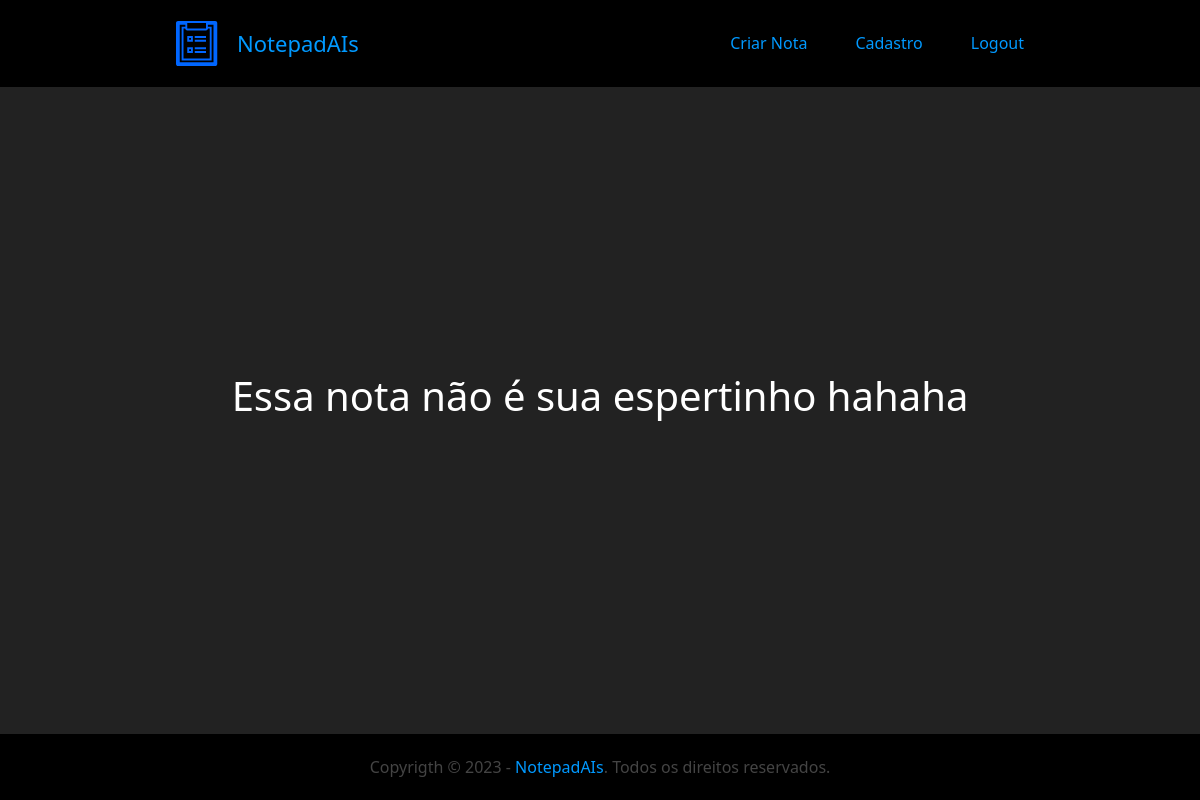
Before: /editar_nota/34/ (signed in) with the older database file.
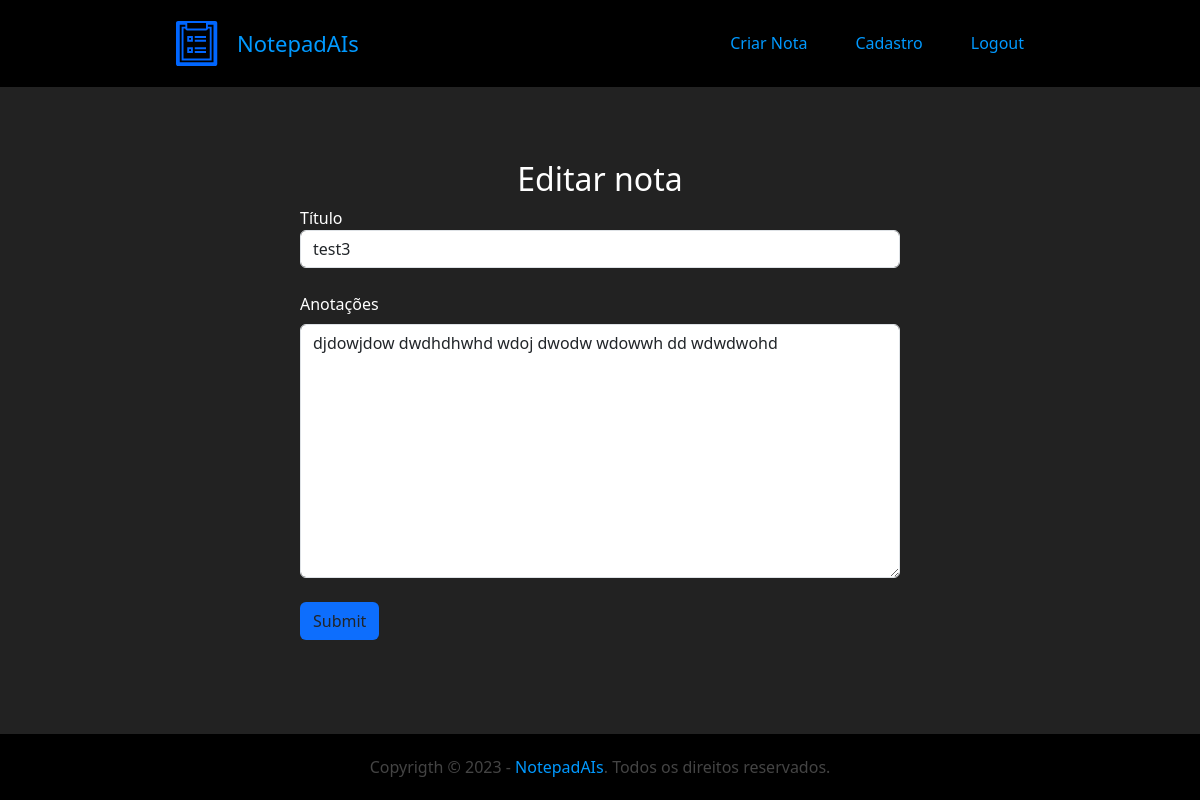
After: the same page with the newer database file.
### main/models.py (models this page shows, shortened)
class Notas(models.Model):
    usuario = models.ForeignKey(User, on_delete=models.DO_NOTHING)
    titulo = models.CharField(max_length=200)
    anotacao = models.TextField()

### main/views.py (the view)
# urls.py: path('editar_nota/<int:id>/', views.editar_nota, name='editar_nota'),
def editar_nota(request, id):
    if request.user.is_authenticated:
        try:
            nota = Notas.objects.filter(usuario=request.user).get(id=id)
        except Notas.DoesNotExist:
            mensagem_erro = 'Essa nota não é sua espertinho hahaha'
            return render(request, 'editar_nota.html', {"mensagem_erro":mensagem_erro})
        if request.method == 'POST':
            titulo = request.POST.get('titulo')
            anotacao = request.POST.get('anotacao')
            nota.titulo = titulo
            nota.anotacao = anotacao
            nota.save()
            return redirect(reverse('notas'))
        else:
            return render(request, 'editar_nota.html', {"nota": nota})
    else:
        mensagem_erro = 'Logue para editar notas!'
        return render(request, 'editar_nota.html', {"mensagem_erro":mensagem_erro})

### main/templates/editar_nota.html (shortened to what this page needs)
{% extends 'base.html' %}
{% load static %}
{% block content %}
<div class="vh-100  d-flex flex-column justify-content-center align-items-center">
    {% if request.user.is_authenticated %}
        {% if nota %}
        <h2>Editar nota</h2>
        <form action="{% url 'editar_nota' nota.id %}" method="POST" class="w-50"> {% csrf_token %}
            <label>Título</label>
            <input type="text" class="form-control" placeholder="Digite aqui seu título" required name="titulo"
                value="{{nota.titulo}}">
            <br>
            <label class="form-label">Anotações</label>
            <textarea class="form-control" rows="10" placeholder="Digite sua anotação" required
                name="anotacao">{{ nota.anotacao }}
            </textarea>
            <br>
            <input type="submit" class="btn bg-primary">
        </form>
        {% else %}
        <h1>{{ mensagem_erro }}</h1>
        {% endif %}
    {% else %}
        <div class="vh-100 d-flex flex-column justify-content-center align-items-center">
            <h1>{{ mensagem_erro }}</h1>
        </div>
    {% endif %}
</div>
{% endblock %}

Changed rows visible on the page:
added Notas: titulo "test3", anotacao "djdowjdow dwdhdhwhd wdoj dwodw wdowwh dd wdwdwohd"
Other visible differences:
{{ mensagem_erro }}: "Essa nota não é sua espertinho hahaha" → (not shown)
text now shown: "Editar nota Título Anotações"
